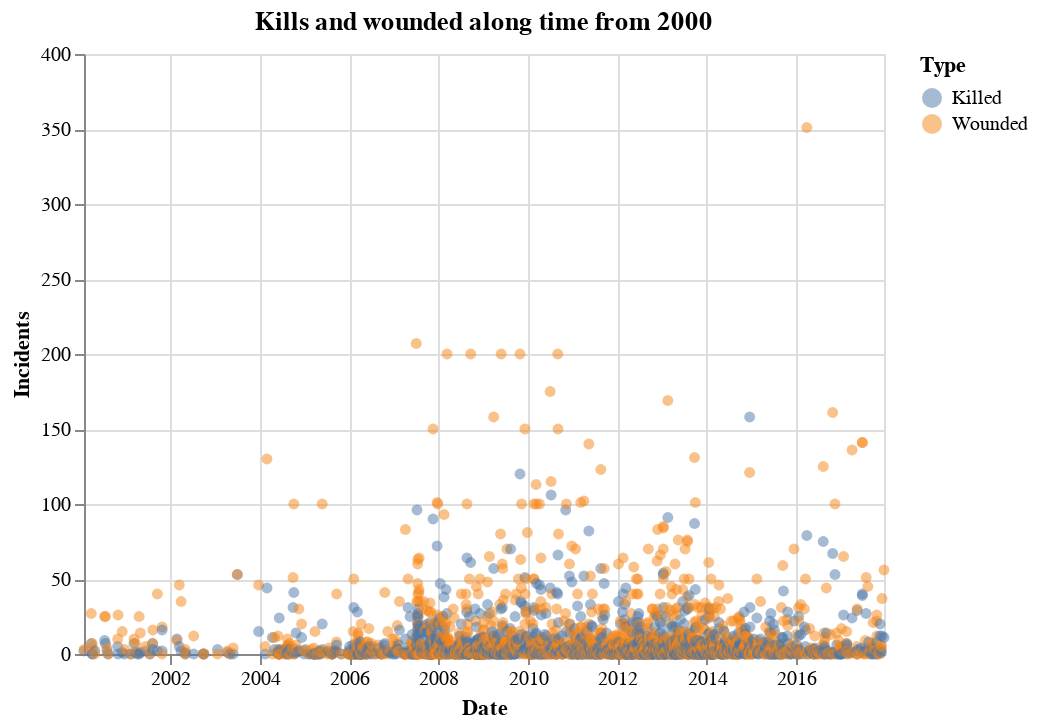

The code cell stored with this chart in its notebook:
### Code cell
# plot
alt.Chart(source[source.date>="2000-01-01"].reset_index(drop=True)).mark_circle(opacity=.5).encode(
    alt.X('date:T', title="Date"),
    alt.Y('Incidents:Q'),
    alt.Color('Type'),
    tooltip=['Type','Incidents','date:T']
).properties(
    title="Kills and wounded along time from 2000"
)

### Figure 1 — Vega-Lite specification as saved in the notebook (floating-point values rounded to 4 significant figures; data arrays with more than 128 entries replaced by an {"elided": "..."} marker saying what was removed)
{"$schema": "https://vega.github.io/schema/vega-lite/v4.8.1.json", "config": {"view": {"continuousHeight": 300, "continuousWidth": 400}}, "data": {"name": "data-f8c1cc4f5c1c6bf9f50354f61f3a5cf0"}, "datasets": {"data-f8c1cc4f5c1c6bf9f50354f61f3a5cf0": {"elided": "3146 records"}}, "encoding": {"color": {"field": "Type", "type": "nominal"}, "tooltip": [{"field": "Type", "type": "nominal"}, {"field": "Incidents", "type": "quantitative"}, {"field": "date", "type": "temporal"}], "x": {"field": "date", "title": "Date", "type": "temporal"}, "y": {"field": "Incidents", "type": "quantitative"}}, "mark": {"opacity": 0.5, "type": "circle"}, "title": "Kills and wounded along time from 2000"}
